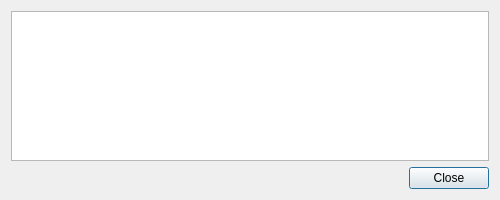
<?xml version="1.0" encoding="UTF-8"?>
<ui version="4.0">
 <class>StatusDialog</class>
 <widget class="QDialog" name="StatusDialog">
  <property name="geometry">
   <rect>
    <x>0</x>
    <y>0</y>
    <width>500</width>
    <height>200</height>
   </rect>
  </property>
  <property name="windowTitle">
   <string>Connection Status</string>
  </property>
  <layout class="QVBoxLayout" name="verticalLayout">
   <item>
    <widget class="QPlainTextEdit" name="edit_status">
     <property name="readOnly">
      <bool>true</bool>
     </property>
    </widget>
   </item>
   <item>
    <widget class="DialogButtonBox" name="buttonbox">
     <property name="standardButtons">
      <set>QDialogButtonBox::StandardButton::Close</set>
     </property>
    </widget>
   </item>
  </layout>
 </widget>
 <customwidgets>
  <customwidget>
   <class>DialogButtonBox</class>
   <extends>QDialogButtonBox</extends>
   <header>common/desktop/dialog_button_box.h</header>
  </customwidget>
 </customwidgets>
 <resources/>
 <connections/>
</ui>
